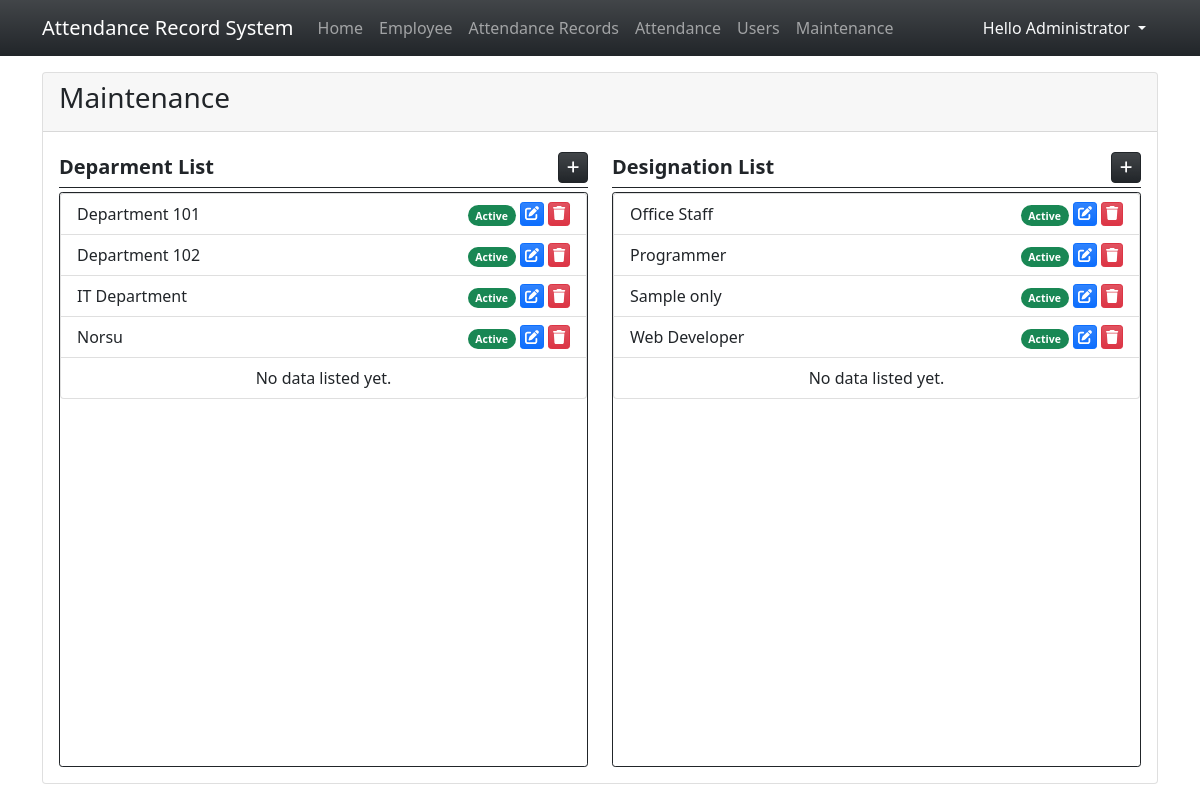
Screenshot of /?page=maintenance (signed in) with the database file from the repository.
### tables this page shows
CREATE TABLE department_list (
            `department_id` INTEGER NOT NULL PRIMARY KEY AUTOINCREMENT,
            `name` TEXT NOT NULL,
            `status` INTEGER NOT NULL DEFAULT 1,
            `date_created` TIMESTAMP DEFAULT CURRENT_TIMESTAMP
        );

CREATE TABLE designation_list (
            `designation_id` INTEGER NOT NULL PRIMARY KEY AUTOINCREMENT,
            `name` TEXT NOT NULL,
            `status` INTEGER NOT NULL DEFAULT 1,
            `date_created` TIMESTAMP DEFAULT CURRENT_TIMESTAMP
        );

### maintenance.php (the view, shortened to what this page needs)
<div class="card h-100 d-flex flex-column">
    <div class="card-header d-flex justify-content-between">
        <h3 class="card-title">Maintenance</h3>
    </div>
    <div class="card-body flex-grow-1">
        <div class="col-12 h-100">
            <div class="row h-100">
                <div class="col-md-6 h-100 d-flex flex-column">
                    <div class="w-100 d-flex border-bottom border-dark py-1 mb-1">
                        <div class="fs-5 col-auto flex-grow-1"><b>Deparment List</b></div>
                        <div class="col-auto flex-grow-0 d-flex justify-content-end">
                            <a href="javascript:void(0)" id="new_department" class="btn btn-dark btn-sm bg-gradient rounded-2" title="Add Department"><span class="fa fa-plus"></span></a>
                        </div>
                    </div>
                    <div class="h-100 overflow-auto border rounded-1 border-dark">
                        <ul class="list-group">
                            <?php
                            $dept_qry = $conn->query("SELECT * FROM `department_list` order by `name` asc");
                            while($row = $dept_qry->fetchArray()):
                            ?>
                            <li class="list-group-item d-flex">
                                <div class="col-auto flex-grow-1">
                                    <?php echo $row['name'] ?>
                                </div>
                                <div class="col-auto">
                                    <?php if($row['status'] == 1): ?>
                                        <a href="javascript:void(0)" class="update_stat_dept badge bg-success bg-gradiend rounded-pill text-decoration-none me-1" title="Update Status" data-toStat = "0" data-id="<?php echo $row['department_id'] ?>" data-name="<?php echo $row['name'] ?>"><small>Active</small></a>
                                        <?php else: ?>
                                        <a href="javascript:void(0)" class="update_stat_dept badge bg-secondary bg-gradiend rounded-pill text-decoration-none me-1" title="Update Status" data-toStat = "1" data-id="<?php echo $row['department_id'] ?>"  data-name="<?php echo $row['name'] ?>"><small>Inactive</small></a>
                                    <?php endif; ?>
                                </div>
                                <div class="col-auto d-flex justify-content-end">
                                    <a href="javascript:void(0)" class="edit_department btn btn-sm btn-primary bg-gradient py-0 px-1 me-1" title="Edit Department Details" data-id="<?php echo $row['department_id'] ?>"  data-name="<?php echo $row['name'] ?>"><span class="fa fa-edit"></span></a>
                                    <a href="javascript:void(0)" class="delete_department btn btn-sm btn-danger bg-gradient py-0 px-1" title="Delete Department" data-id="<?php echo $row['department_id'] ?>"  data-name="<?php echo $row['name'] ?>"><span class="fa fa-trash"></span></a>
                                </div>
                            </li>
                            <?php endwhile; ?>
                            <?php if(!$dept_qry->fetchArray()): ?>
                                <li class="list-group-item text-center">No data listed yet.</li>
                            <?php endif; ?>
                        </ul>
                    </div>
                </div>
                <div class="col-md-6 h-100 d-flex flex-column">
                    <div class="w-100 d-flex border-bottom border-dark py-1 mb-1">
                        <div class="fs-5 col-auto flex-grow-1"><b>Designation List</b></div>
                        <div class="col-auto flex-grow-0 d-flex justify-content-end">
                            <a href="javascript:void(0)" id="new_designation" class="btn btn-dark btn-sm bg-gradient rounded-2" title="Add Designation"><span class="fa fa-plus"></span></a>
                        </div>
                    </div>
                    <div class="h-100 overflow-auto border rounded-1 border-dark">
                        <ul class="list-group">
                            <?php
                            $dept_qry = $conn->query("SELECT * FROM `designation_list` order by `name` asc");
                            while($row = $dept_qry->fetchArray()):
                            ?>
                            <li class="list-group-item d-flex">
                                <div class="col-auto flex-grow-1">
                                    <?php echo $row['name'] ?>
                                </div>
                                <div class="col-auto">
                                    <?php if($row['status'] == 1): ?>
                                        <a href="javascript:void(0)" class="update_stat_desg badge bg-success bg-gradiend rounded-pill text-decoration-none me-1" title="Update Status" data-toStat = "0" data-id="<?php echo $row['designation_id'] ?>" data-name="<?php echo $row['name'] ?>"><small>Active</small></a>
                                        <?php else: ?>
                                        <a href="javascript:void(0)" class="update_stat_desg badge bg-secondary bg-gradiend rounded-pill text-decoration-none me-1" title="Update Status" data-toStat = "1" data-id="<?php echo $row['designation_id'] ?>"  data-name="<?php echo $row['name'] ?>"><small>Inactive</small></a>
                                    <?php endif; ?>
                                </div>
                                <div class="col-auto d-flex justify-content-end">
                                    <a href="javascript:void(0)" class="edit_designation btn btn-sm btn-primary bg-gradient py-0 px-1 me-1" title="Edit Designation Details" data-id="<?php echo $row['designation_id'] ?>"  data-name="<?php echo $row['name'] ?>"><span class="fa fa-edit"></span></a>
                                    <a href="javascript:void(0)" class="delete_designation btn btn-sm btn-danger bg-gradient py-0 px-1" title="Delete Designation" data-id="<?php echo $row['designation_id'] ?>"  data-name="<?php echo $row['name'] ?>"><span class="fa fa-trash"></span></a>
                                </div>
                            </li>
                            <?php endwhile; ?>
                            <?php if(!$dept_qry->fetchArray()): ?>
                                <li class="list-group-item text-center">No data listed yet.</li>
                            <?php endif; ?>
                        </ul>
                    </div>
                </div>
            </div>
        </div>
    </div>
</div>

### index.php (style rules this page uses)
html,body { height:100%; width:100%; }

### rows the page displays
department_list: name "Department 101"
department_list: name "Department 102"
department_list: name "IT Department"
department_list: name "Norsu"
designation_list: name "Office Staff"
designation_list: name "Programmer"
designation_list: name "Sample only"
designation_list: name "Web Developer"

### other values shown
$_SESSION['fullname'] "Administrator"
